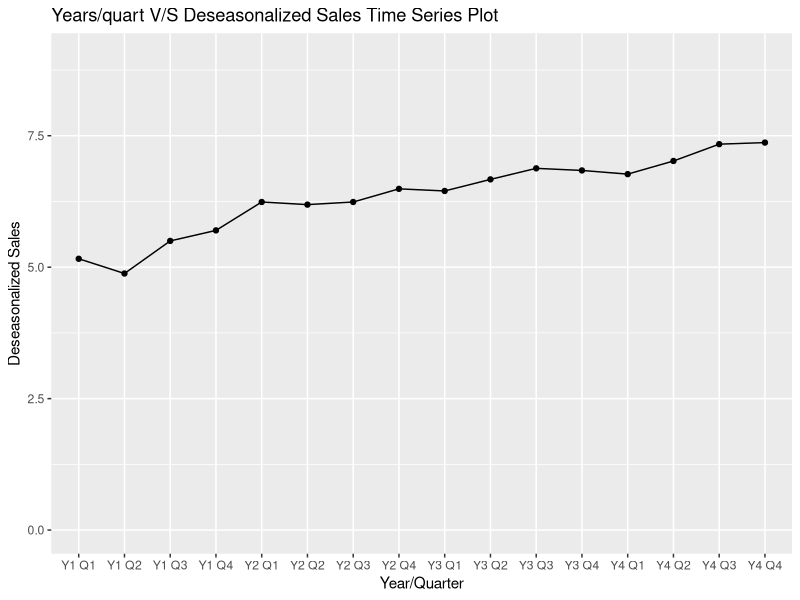

Here is the R script that generated this plot:
                                  # Page no. : 835 - 836

# Deseasonalizing the Time Series

year_quart <- c("Y1 Q1", "Y1 Q2", "Y1 Q3", "Y1 Q4", "Y2 Q1", "Y2 Q2", "Y2 Q3", "Y2 Q4", "Y3 Q1", 
                "Y3 Q2", "Y3 Q3", "Y3 Q4", "Y4 Q1", "Y4 Q2", "Y4 Q3", "Y4 Q4")
# Years and Quarters
period <- c(1:16)
sales <- c(4.8, 4.1, 6.0, 6.5, 5.8, 5.2, 6.8, 7.4, 6.0, 5.6, 7.5, 7.8, 6.3, 5.9, 8.0, 8.4)
index <- c(0.93,0.84,1.09,1.14,0.93,0.84,1.09,1.14,0.93,0.84,1.09,1.14,0.93,0.84,1.09,1.14)
deseasonalized_sales <- c(5.16,4.88,5.50,5.70,6.24,6.19,6.24,6.49,6.45,6.67,6.88,6.84,6.77,
                          7.02,7.34,7.37)

DF <- data.frame(year_quart,period,sales,index,deseasonalized_sales)

# Install Library if not installed

# install.packages("gpplot2")

# Import Library

library(ggplot2)

ggplot(DF,aes(year_quart,deseasonalized_sales, group = 1)) + geom_line() + geom_point() +
  ylim(c(0.0,9.0)) +
  labs(title = "Years/quart V/S Deseasonalized Sales Time Series Plot", x = "Year/Quarter",
       y = "Deseasonalized Sales")

regressor <- lm(deseasonalized_sales ~ period, data = DF)
summary(regressor)
anova(regressor)

b0 <- regressor$coefficients[1]
b1 <- regressor$coefficients[2]

cat("Equation is deseasonalized sales = ",b0,"+",b1,"Period")
